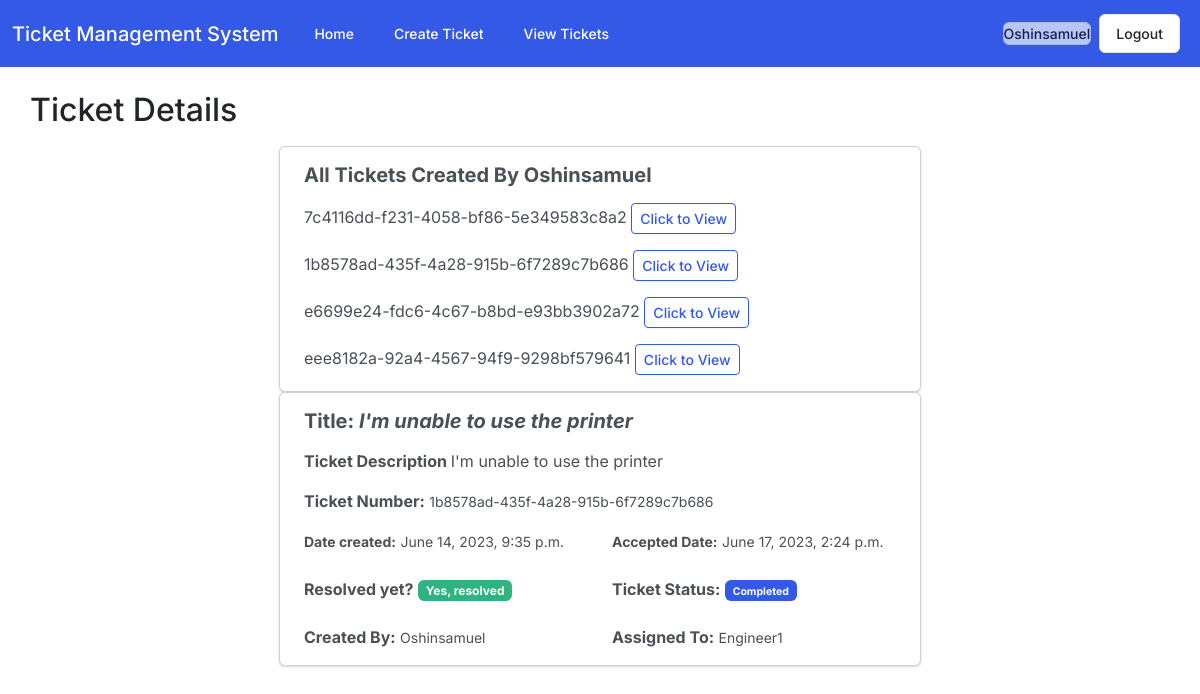
/tickets/ticket-details/2 (signed in), run on the app's committed database.
### users/models.py (models this page shows)
class User(AbstractUser):
    is_staff = models.BooleanField(default=False)
    is_engineer = models.BooleanField(default=False)
    def __str__(self):
        return self.username

### tickets/models.py (models this page shows, shortened)
class Ticket(models.Model):
    status_choices = (
        ('Active', 'Active'),
        ('Completed', 'Completed'),
        ('Pending', 'Pending')
    )
    ticket_no = models.UUIDField(default=uuid.uuid4)
    title = models.CharField(max_length=100)
    description = models.TextField()
    created_by = models.ForeignKey(User, on_delete=models.CASCADE, related_name='created_by')
    date_created = models.DateTimeField(auto_now_add=True)
    assigned_to = models.ForeignKey(User, on_delete=models.DO_NOTHING, null=True, blank=True)
    is_resolved = models.BooleanField(default=False)
    date_accepted = models.DateTimeField(null=True, blank=True)
    date_closed = models.DateTimeField(null=True, blank=True)
    ticket_status = models.CharField(max_length=15, choices=status_choices)

### tickets/views.py (the view)
# urls.py: path('ticket-details/<int:pk>', views.ticket_details, name = 'ticket-details'),
@login_required
def ticket_details(request, pk):
    ticket = Ticket.objects.get(pk=pk)
    t = User.objects.get(username=ticket.created_by)
    tickets_per_user = t.created_by.all()
    context = {'ticket':ticket, 'tickets_per_user':tickets_per_user  }
    return render(request, 'ticket/ticket_details.html', context)

### templates/ticket/ticket_details.html (shortened to what this page needs)
{% extends 'base.html' %}
{% block content %}
<div>
    <h2 class="mb-3">Ticket Details</h2>
</div>
<div class="row">
    <div class="col">
        <div class="card mx-auto" style="width: 40rem">
            <div class="card-body">
                <h5 class="card-title mb-3"><b>All Tickets Created By {{ticket.created_by}}</b></h5>
                {% for ticket in tickets_per_user %}
                <p class="card-text">{{ticket.ticket_no}} <a class="btn btn-outline-primary btn-sm" href="{% url 'ticket-details' ticket.pk %}">Click to View</a></p>
                {% endfor %}
            </div>
        </div>
    </div>
    <div class="col">
        <div class="card mx-auto" style="width: 40rem">
            <div class="card-body">
                <h5 class="card-title mb-3"><b>Title: <em>{{ticket.title}}</em></b></h5>
                <p class="card-text"><b>Ticket Description </b>{{ticket.description}}</p>
                <p><b>Ticket Number:</b> <small>{{ticket.ticket_no}}</small></p>
                <div class="row">
                    <div class="col">
                        <small><b>Date created:</b></small> <small>{{ticket.date_created}}</small>
                    </div>
                    <div class="col">
                        <small><b>Accepted Date:</b></small> <small>{{ticket.date_accepted}}</small>
                    </div>
                </div>
                <br>
                <div class="row">
                    <div class="col">
                        {% if ticket.is_resolved %}
                        <b>Resolved yet?</b> <span class="badge bg-success">Yes, resolved</span>
                        {% else %}
                        <b>Resolved?</b> <span class="badge bg-danger">Not Yet</span>
                        {% endif %}
                    </div>
                    <div class="col">
                        <b>Ticket Status:</b> <span class="badge bg-primary"><small>{{ticket.ticket_status}}</small></span>
                    </div>
                </div>
                <br>
                <div class="row">
                    <div class="col">
                        <b>Created By:</b> <small>{{ticket.created_by}}</small>
                    </div>
                    <div class="col">
                        <b>Assigned To:</b> <small>{{ticket.assigned_to}}</small>
                    </div>
                </div>
            </div>
        </div><br>
    </div>
</div>
{% endblock content %}

### templates/base.html (shortened to what this page needs)
{% load static %}
<!DOCTYPE html>
<html lang="en">
  <head>
    <link href="{% static 'css/bootstrap.min.css' %}" rel="stylesheet">
  </head>
  <body>
     {% if request.user.is_staff %}
    <nav class="navbar navbar-expand-lg bg-primary" data-bs-theme="dark">
        <div class="container-fluid">
          <a class="navbar-brand" href="/">Ticket Management System</a>
          <div class="collapse navbar-collapse" id="navbarColor01">
            <ul class="navbar-nav me-auto">
              <li class="nav-item">
                <a class="nav-link active" href="/">Home
                </a>
              </li>
              <li class="nav-item">
                <a class="nav-link" href="{% url 'create-ticket' %}">Create Ticket</a>
              </li>
              <li class="nav-item">
                <a class="nav-link" href="{% url 'all-tickets' %}">View Tickets</a>
              </li>
            </ul>
            <a class="nav-link btn btn-secondary me-2 disabled"  tabindex="-1" aria-disabled="true" style="color: #000000">{{request.user.username}}</a>
            <a href="{% url 'logout' %}" class="btn btn-secondary me-2">Logout</a>
          </div>
        </div>
      </nav>
      {% endif %}
      <div class="container mt-4">
        {% block content %}
        {%endblock content%}
      </div>
  </body>
</html>

### data on the page
User: user.username "Oshinsamuel"
Ticket: created_by "Oshinsamuel", ticket_no "1b8578ad-435f-4a28-915b-6f7289c7b686", title "I'm unable to use the printer", description "I'm unable to use the printer", date_created "June 14, 2023, 9:35 p.m.", date_accepted "June 17, 2023, 2:24 p.m.", ticket_status "Completed", assigned_to "Engineer1"
Ticket: ticket_no "7c4116dd-f231-4058-bf86-5e349583c8a2"
Ticket: ticket_no "e6699e24-fdc6-4c67-b8bd-e93bb3902a72"
Ticket: ticket_no "eee8182a-92a4-4567-94f9-9298bf579641"
